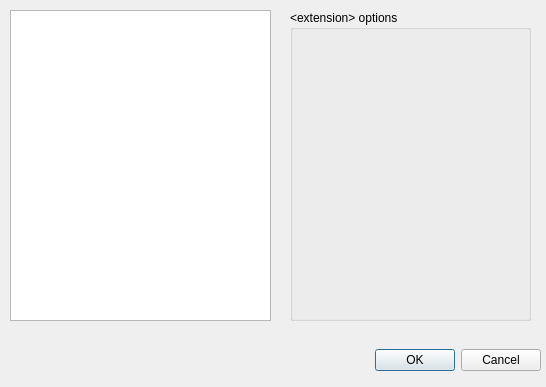
<?xml version="1.0" encoding="UTF-8"?>
<ui version="4.0">
 <class>Dialog</class>
 <widget class="QDialog" name="Dialog">
  <property name="geometry">
   <rect>
    <x>0</x>
    <y>0</y>
    <width>546</width>
    <height>387</height>
   </rect>
  </property>
  <property name="windowTitle">
   <string>Extension Config</string>
  </property>
  <widget class="QDialogButtonBox" name="buttonBox">
   <property name="geometry">
    <rect>
     <x>10</x>
     <y>340</y>
     <width>531</width>
     <height>41</height>
    </rect>
   </property>
   <property name="orientation">
    <enum>Qt::Horizontal</enum>
   </property>
   <property name="standardButtons">
    <set>QDialogButtonBox::Cancel|QDialogButtonBox::Ok</set>
   </property>
  </widget>
  <widget class="QListView" name="listView">
   <property name="geometry">
    <rect>
     <x>10</x>
     <y>10</y>
     <width>261</width>
     <height>311</height>
    </rect>
   </property>
  </widget>
  <widget class="QGroupBox" name="groupBox">
   <property name="geometry">
    <rect>
     <x>290</x>
     <y>10</y>
     <width>241</width>
     <height>311</height>
    </rect>
   </property>
   <property name="title">
    <string>&lt;extension&gt; options</string>
   </property>
   <layout class="QVBoxLayout" name="verticalLayout">
    <item>
     <layout class="QFormLayout" name="formLayout"/>
    </item>
   </layout>
  </widget>
 </widget>
 <resources/>
 <connections>
  <connection>
   <sender>buttonBox</sender>
   <signal>accepted()</signal>
   <receiver>Dialog</receiver>
   <slot>accept()</slot>
   <hints>
    <hint type="sourcelabel">
     <x>248</x>
     <y>254</y>
    </hint>
    <hint type="destinationlabel">
     <x>157</x>
     <y>274</y>
    </hint>
   </hints>
  </connection>
  <connection>
   <sender>buttonBox</sender>
   <signal>rejected()</signal>
   <receiver>Dialog</receiver>
   <slot>reject()</slot>
   <hints>
    <hint type="sourcelabel">
     <x>316</x>
     <y>260</y>
    </hint>
    <hint type="destinationlabel">
     <x>286</x>
     <y>274</y>
    </hint>
   </hints>
  </connection>
 </connections>
</ui>
